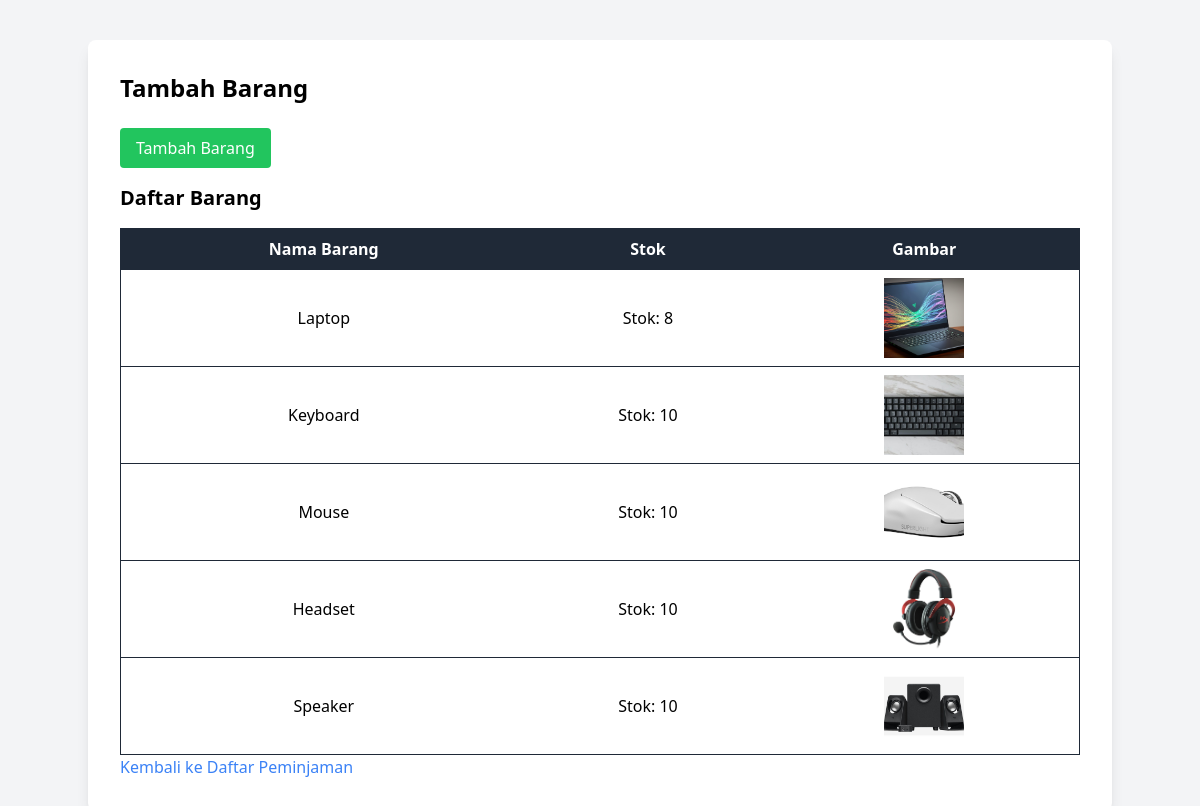
Before: /src/View/tambah_barang.php with the older database file.
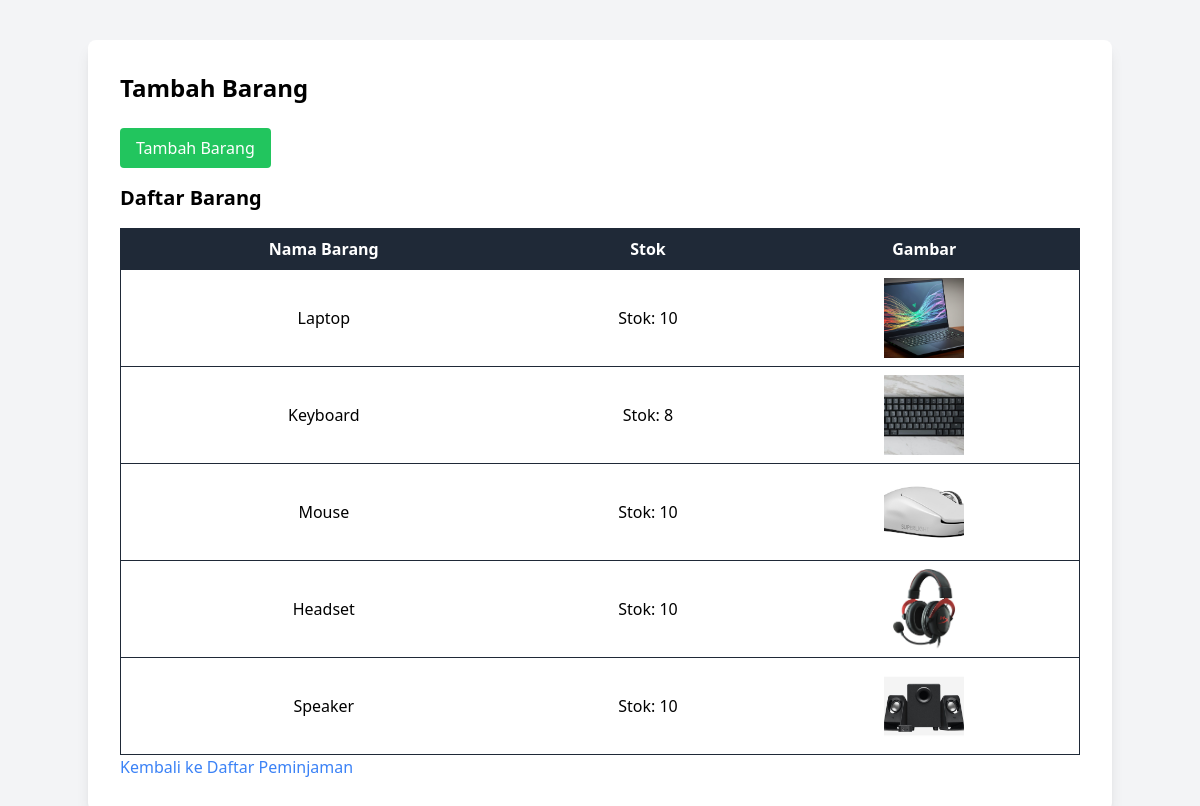
After: the same page with the newer database file.
### tables this page shows
CREATE TABLE `barang` (
  `id` int(11) NOT NULL,
  `nama` varchar(45) NOT NULL,
  `stok` int(11) NOT NULL,
  `gambar` varchar(250) DEFAULT NULL
);

### src/Controller/BarangController.php (called while the page is built, shortened)
<?php
class BarangController {
    private $database;
    public function __construct(Database $database) {
        $this->database = $database;
    }
    public function getDaftarBarang() {
        $koneksi = $this->database->koneksi;
        $result = $koneksi->query("SELECT * FROM barang");
        $daftarBarang = [];
        while ($row = $result->fetch_assoc()) {
            $barang = new Barang($row['id'], $row['nama'], $row['stok'], $row['gambar']);
            $daftarBarang[] = $barang;
        }
        return $daftarBarang;
    }
}

### src/Model/Barang.php (called while the page is built, shortened)
<?php
class Barang {
    private $nama;
    private $stok;
    private $gambar;
    public function __construct($id, $nama, $stok, $gambar) {
        $this->nama = $nama;
        $this->stok = $stok;
        $this->gambar = $gambar;
    }
    public function getNama() {
        return $this->nama;
    }
    public function getStok() {
        return $this->stok;
    }
    public function getGambar() {
        return $this->gambar;
    }
}

### src/View/tambah_barang.php (the view, shortened to what this page needs)
<?php
include '../Controller/Database.php';
include '../Model/Barang.php';
include '../Controller/BarangController.php';
$database = new Database();
$barangController = new BarangController($database);
$daftarBarang = $barangController->getDaftarBarang();
?>
<!DOCTYPE html>
<html lang="en">
<head>
    <link href="../output.css" rel="stylesheet">
</head>
<body class="bg-gray-100">
<div class="container mx-auto p-8 mt-10 bg-white rounded-lg shadow-lg">
    <h1 class="text-2xl font-bold mb-6">Tambah Barang</h1>
    <button id="toggleFormButton" class="mb-4 bg-green-500 text-white px-4 py-2 rounded">Tambah Barang</button>
    <h2 class="text-xl font-bold mb-4">Daftar Barang</h2>
    <table class="border-collapse border border-gray-800 w-full mx-auto">
        <thead>
            <tr class="bg-gray-800 text-white">
                <th class="p-2 text-center">Nama Barang</th>
                <th class="p-2 text-center">Stok</th>
                <th class="p-2 text-center">Gambar</th>
            </tr>
        </thead>
        <tbody>
            <?php
            foreach ($daftarBarang as $barang) {
                echo "<tr class=\"border border-gray-800\">";
                echo "<td class=\"p-2 text-center\">{$barang->getNama()}</td>";
                echo "<td class=\"p-2 text-center\">Stok: {$barang->getStok()}</td>";
                $gambar = $barang->getGambar();
                echo "<td class=\"p-2 text-center\">";
                if (!empty($gambar)) {
                    echo "<img src=\"$gambar\" alt=\"{$barang->getNama()}\" class=\"w-20 h-20 object-cover mx-auto\">";
                }
                echo "</td>";
                echo "</tr>";
            }
            ?>
        </tbody>
    </table>
    <a href="../View/index.php" class="text-blue-500">Kembali ke Daftar Peminjaman</a>
</div>
</body>
</html>

Changed rows visible on the page:
changed barang "Laptop": stok "8" → "10"
changed barang "Keyboard": stok "10" → "8"
